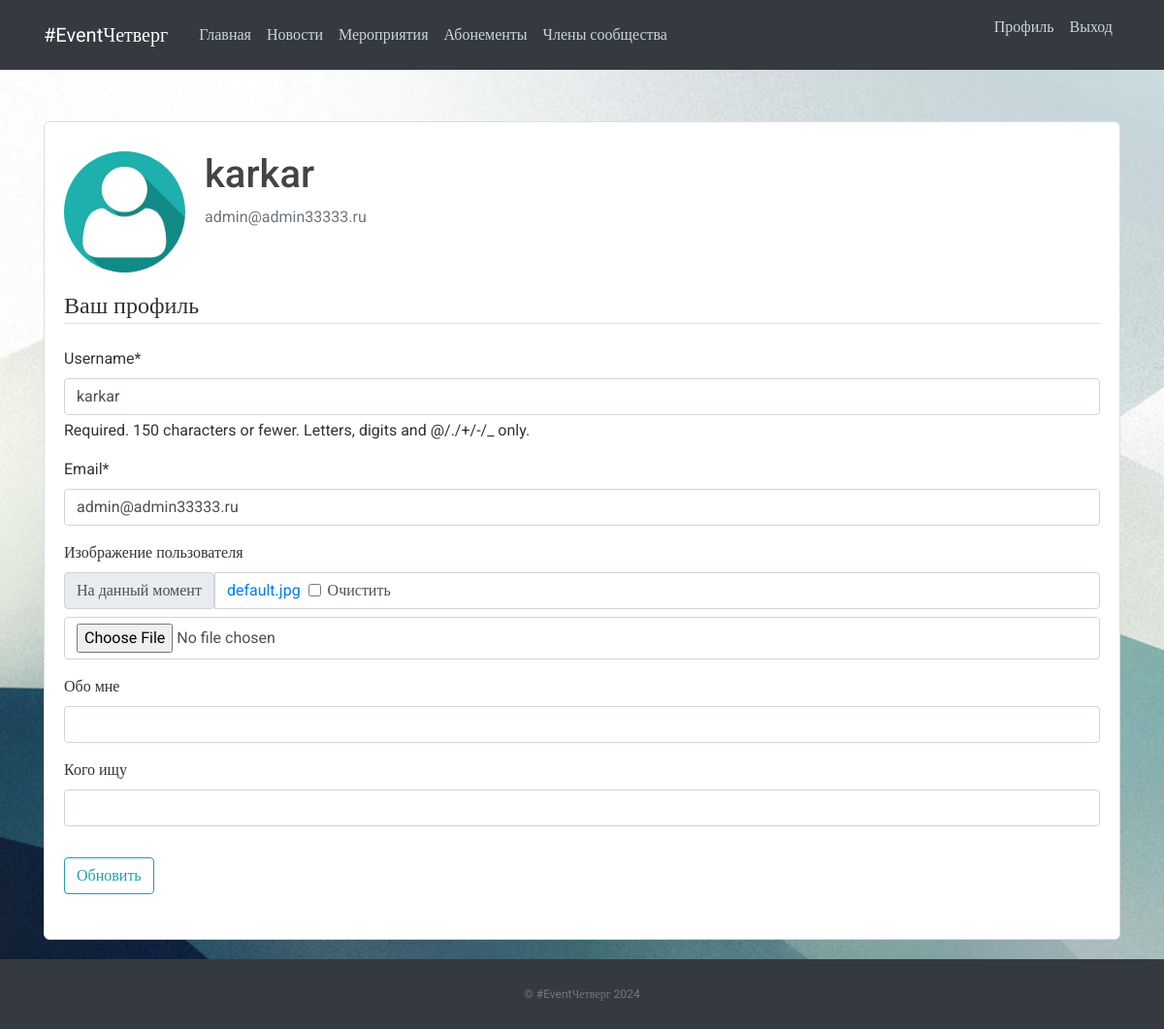
The app's page /profile/ (signed in), older data.
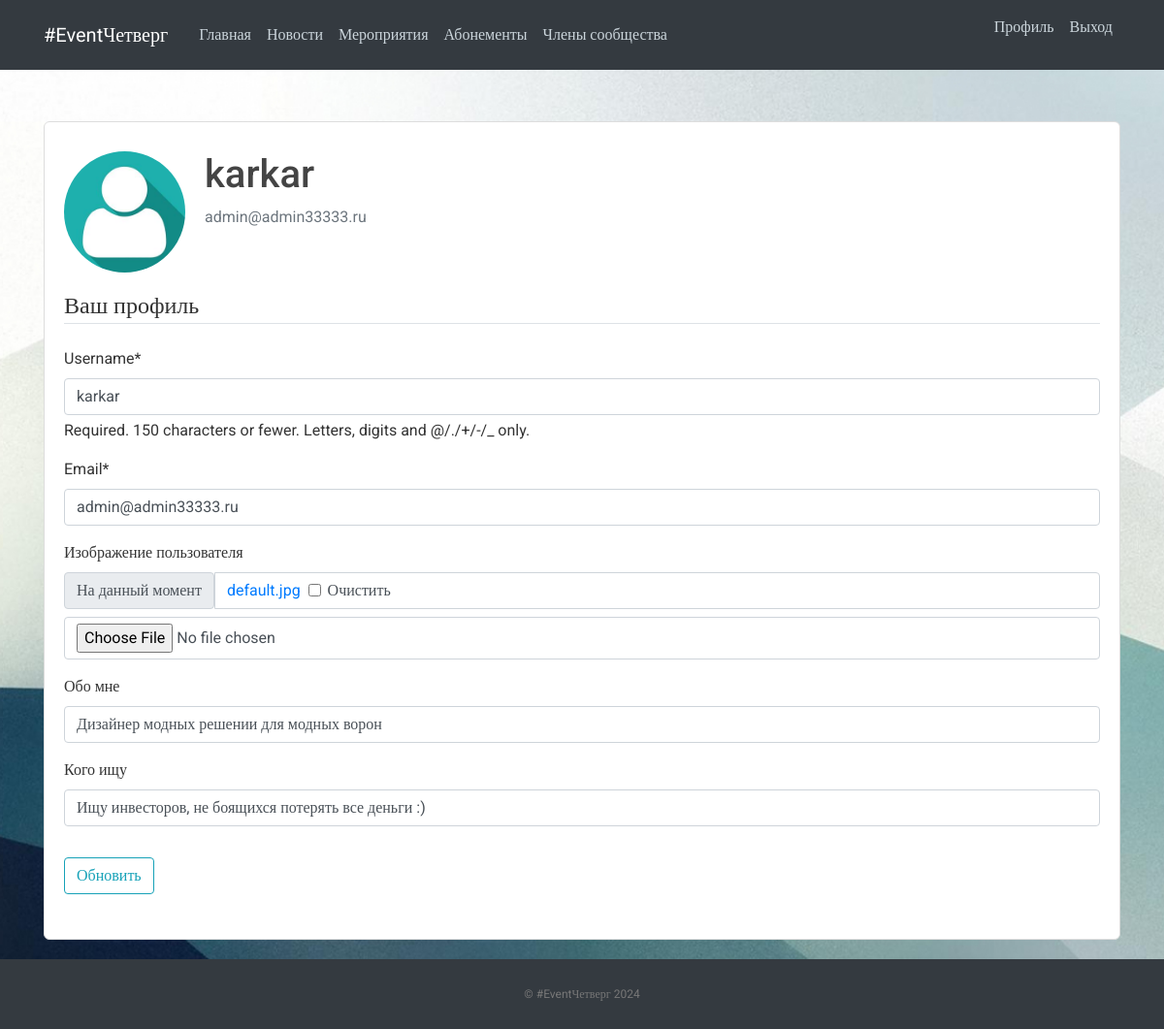
The same page, newer data.
### users/models.py (models this page shows, shortened)
class Profile(models.Model):
    user = models.OneToOneField(User, on_delete=models.CASCADE)
    image = models.ImageField(default='default.jpg', upload_to='profile_pics')
    about_me = models.TextField(null=True)
    looking_for = models.TextField(null=True)

### users/views.py (the view)
# urls.py: path('profile/', user_views.profile, name='profile'),
@login_required
def profile(request):
    if request.method == 'POST':
        u_form = UserUpdateForm(request.POST, instance=request.user)
        p_form = ProfileUpdateForm(request.POST,
                                   request.FILES,
                                   instance=request.user.profile)
        if u_form.is_valid() and p_form.is_valid():
            u_form.save()
            p_form.save()
            messages.success(request, f'Ваш профиль успешно обновлен.')
            return redirect('profile')
    else:
        u_form = UserUpdateForm(instance=request.user)
        p_form = ProfileUpdateForm(instance=request.user.profile)
    context = {
        'u_form': u_form,
        'p_form': p_form
    }
    return render(request, 'users/profile.html', context)

### users/forms.py
class UserUpdateForm(forms.ModelForm):
    email = forms.EmailField()
    class Meta:
        model = User
        fields = ['username', 'email']

class ProfileUpdateForm(forms.ModelForm):
    image = forms.ImageField(label="Изображение пользователя", required=False)
    about_me = forms.CharField(label="Обо мне", required=False)
    looking_for = forms.CharField(label="Кого ищу", required=False)
    class Meta:
        model = Profile
        fields = ['image', 'about_me', 'looking_for']

### users/templates/users/profile.html (shortened to what this page needs)
{% extends "vkr/base.html" %}
{% load crispy_forms_tags %}
{% block content %}
    <div class="content-section">
      <div class="media">
        <img class="rounded-circle account-img" src="{{ user.profile.image.url }}">
        <div class="media-body">
          <h2 class="account-heading">{{ user.username }}</h2>
          <p class="text-secondary">{{ user.email }}</p>
        </div>
      </div>
      <form method="POST" enctype="multipart/form-data">
        <fieldset class="form-group">
            <legend class="border-bottom mb-4">Ваш профиль</legend>
            {{ u_form|crispy }}
            {{ p_form|crispy }}
        </fieldset>
        <div class="form-group">
            <button class="btn btn-outline-info" type="submit">Обновить</button>
        </div>
    </form>
    </div>
{% endblock content %}

### vkr/templates/vkr/base.html (shortened to what this page needs)
﻿{% load static %}
<!DOCTYPE html>
<html>
  {% load pwa %}
  <head>
      <link rel="stylesheet" href="https://maxcdn.bootstrapcdn.com/bootstrap/4.0.0/css/bootstrap.min.css">
      <link rel="stylesheet" type="text/css" href="{% static 'main.css' %}">
      <link href='https://unpkg.com/boxicons@2.1.2/css/boxicons.min.css' rel='stylesheet'>
  </head>
  <body>
      <header class="site-header">
        <nav class="navbar navbar-expand-md navbar-dark bg-dark fixed-top">
          <div class="container">
            <a class="navbar-brand mr-4" href="{% url 'vkr-about' %}"> #EventЧетверг</a>
            <div class="collapse navbar-collapse" id="navbarToggle">
              <div class="navbar-nav mr-auto">
                <a class="nav-item nav-link " href="{% url 'vkr-about' %}">Главная</a>
                <a class="nav-item nav-link" href="{% url 'vkr-home' %}">Новости</a>
                <a class="nav-item nav-link" href="{% url 'vkr-events' %}">Мероприятия</a>
                <a class="nav-item nav-link" href="{% url 'vkr-subs' %}">Абонементы</a>
                <a class="nav-item nav-link" href="{% url 'vkr-view_all_subs' %}">Члены сообщества</a>
              </div>
              <div class="navbar-nav">
                  <div class="navbar-nav">
                      {% if user.is_authenticated %}
                        <a class="nav-item nav-link" href="{% url 'profile' %}">Профиль</a>
                        <form method="post" action="{% url 'logout' %}">
                          <button type="submit" class="nav-item nav-link" style="background: none; border: none; cursor: pointer;">
                            Выход
                          </button>
                      </form>
                      {% else %}
                        <a class="nav-item nav-link" href="{% url 'login' %}">Вход</a>
                        <a class="nav-item nav-link" href="{% url 'register' %}">Регистрация</a>
                      {% endif %}
                    </div>
            </div>
          </div>
        </nav>
      </header>
      <main role="main" class="container">
        <div class="row">
          <div class="col-md-8">
          </div>
        </div>
        {% block content %}{% endblock %}
      </main>
      <footer class="text-center bg-dark">
        <p><a href="{% url 'vkr-home' %}">© #EventЧетверг 2024</a></p>
      </footer>
  </body>
</html>

### static/main.css (style rules this page uses)
body, html { width:100%; height:100% }
body { margin:0; padding:0; background: #fafafa; color: #333333; margin-top: 5rem; font-family:Roboto; background-image: url("./images/bg.jpg"); background-repeat: no-repeat; background-size: cover; background-attachment: fixed; }
h1, h2, h3, h4, h5, h6 { color: #444444; }
.site-header .navbar-nav .nav-link { color: #cbd5db; }
.content-section { background: #ffffff; padding: 30px 20px; border: 1px solid #dddddd; border-radius: 6px; margin: 20px auto; }
.account-img { height: 125px; width: 125px; margin-right: 20px; margin-bottom: 16px; }
.account-heading { font-size: 2.5rem; }
footer { position: sticky!important; top: 100%; padding-top:25px; padding-bottom:25px; }
footer p { margin:2px; text-align:center; padding:0 40px; color:#fff; font-size:12px; }
footer a { color:#777 }

Row changes from the older to the newer data that the page shows:
changed Profile: about_me (not shown) → "Дизайнер модных решении для модных ворон"; looking_for (not shown) → "Ищу инвесторов, не боящихся потерять все деньги :)"
